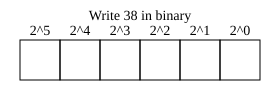

Write Python code to recreate this figure.
import svgwrite
import random

def draw_binary_row(dwg, num_boxes,y, box_size = 40,margin=20, text_height=20, text_label = "A", text = True):
    for i in range(num_boxes):
        x = margin + i * box_size

        dwg.add(dwg.rect(
            insert=(x, y),
            size=(box_size, box_size),
            fill="none",
            stroke="black"
        ))

        if(text):
            dwg.add(dwg.text(
                f"{text_label}{num_boxes-1-i}{"]" if "[" in text_label else ""}",
                insert=(x + box_size / 2, y - 5),
                text_anchor="middle",
                font_size=14
            ))

NEGATIVES = False
num_boxes = 6            
box_size = 40             
margin = 20
text_height = 20

width = margin * 2 + num_boxes * box_size
height = margin * 2 + box_size + text_height

dwg = svgwrite.Drawing("outputs/lec0-1/q2.svg", size=(width, height))

if(NEGATIVES):
    decimal = random.randint(-1*(2**(num_boxes-1)),2**(num_boxes - 1) - 1)
else:
    decimal = random.randint(0,2**(num_boxes) - 1)

dwg.add(dwg.text(
        f"Write {decimal} in binary",
        insert=(width/2, margin),
        text_anchor="middle",
        font_size=14
    ))

if(NEGATIVES):
    draw_binary_row(dwg,num_boxes,y = margin + text_height, box_size=box_size,margin=margin,text_label="A[",text_height=text_height)
else:
    draw_binary_row(dwg,num_boxes,y = margin + text_height, box_size=box_size,margin=margin,text_label="2^",text_height=text_height)

dwg.save()
print("Saved as q2.svg")
